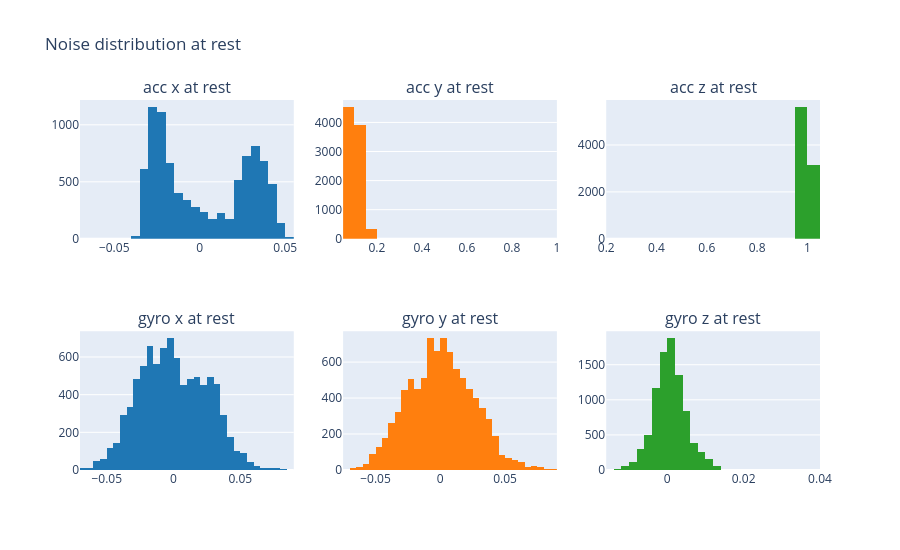

Notebook code cell kept with this figure:
### Code cell
# Distribution of the values at rest, per axis.
# Narrow bell shape = pure sensor noise, wide or multiple humps = real motion (breathing, heartbeat, hand).
titles = [f"acc {axis} at rest" for axis in "xyz"] + [f"gyro {axis} at rest" for axis in "xyz"]
fig = make_subplots(rows=2, cols=3, subplot_titles=titles)
for i, axis in enumerate("xyz"):
    fig.add_trace(go.Histogram(x=acc_still[:, i], nbinsx=40, marker_color=COLORS[axis]), row=1, col=i + 1)
    fig.add_trace(go.Histogram(x=gyr_still[:, i], nbinsx=40, marker_color=COLORS[axis]), row=2, col=i + 1)
fig.update_layout(height=550, showlegend=False, title="Noise distribution at rest")
fig.show()

### Figure 1 — Plotly figure (JSON) as saved in the notebook; plotly's stock layout.template omitted (floating-point values rounded to 4 significant figures; data arrays with more than 128 entries replaced by an {"elided": "..."} marker saying what was removed)
{"data": [{"marker": {"color": "#1f77b4"}, "nbinsx": 40, "type": "histogram", "x": {"elided": "8788 float values"}, "xaxis": "x", "yaxis": "y"}, {"marker": {"color": "#1f77b4"}, "nbinsx": 40, "type": "histogram", "x": {"elided": "8788 float values"}, "xaxis": "x4", "yaxis": "y4"}, {"marker": {"color": "#ff7f0e"}, "nbinsx": 40, "type": "histogram", "x": {"elided": "8788 float values"}, "xaxis": "x2", "yaxis": "y2"}, {"marker": {"color": "#ff7f0e"}, "nbinsx": 40, "type": "histogram", "x": {"elided": "8788 float values"}, "xaxis": "x5", "yaxis": "y5"}, {"marker": {"color": "#2ca02c"}, "nbinsx": 40, "type": "histogram", "x": {"elided": "8788 float values"}, "xaxis": "x3", "yaxis": "y3"}, {"marker": {"color": "#2ca02c"}, "nbinsx": 40, "type": "histogram", "x": {"elided": "8788 float values"}, "xaxis": "x6", "yaxis": "y6"}], "layout": {"annotations": [{"font": {"size": 16}, "showarrow": false, "text": "acc x at rest", "x": 0.1444, "xanchor": "center", "xref": "paper", "y": 1, "yanchor": "bottom", "yref": "paper"}, {"font": {"size": 16}, "showarrow": false, "text": "acc y at rest", "x": 0.5, "xanchor": "center", "xref": "paper", "y": 1, "yanchor": "bottom", "yref": "paper"}, {"font": {"size": 16}, "showarrow": false, "text": "acc z at rest", "x": 0.8556, "xanchor": "center", "xref": "paper", "y": 1, "yanchor": "bottom", "yref": "paper"}, {"font": {"size": 16}, "showarrow": false, "text": "gyro x at rest", "x": 0.1444, "xanchor": "center", "xref": "paper", "y": 0.375, "yanchor": "bottom", "yref": "paper"}, {"font": {"size": 16}, "showarrow": false, "text": "gyro y at rest", "x": 0.5, "xanchor": "center", "xref": "paper", "y": 0.375, "yanchor": "bottom", "yref": "paper"}, {"font": {"size": 16}, "showarrow": false, "text": "gyro z at rest", "x": 0.8556, "xanchor": "center", "xref": "paper", "y": 0.375, "yanchor": "bottom", "yref": "paper"}], "height": 550, "showlegend": false, "title": {"text": "Noise distribution at rest"}, "xaxis": {"anchor": "y", "domain": [0, 0.2889]}, "xaxis2": {"anchor": "y2", "domain": [0.3556, 0.6444]}, "xaxis3": {"anchor": "y3", "domain": [0.7111, 1]}, "xaxis4": {"anchor": "y4", "domain": [0, 0.2889]}, "xaxis5": {"anchor": "y5", "domain": [0.3556, 0.6444]}, "xaxis6": {"anchor": "y6", "domain": [0.7111, 1]}, "yaxis": {"anchor": "x", "domain": [0.625, 1]}, "yaxis2": {"anchor": "x2", "domain": [0.625, 1]}, "yaxis3": {"anchor": "x3", "domain": [0.625, 1]}, "yaxis4": {"anchor": "x4", "domain": [0, 0.375]}, "yaxis5": {"anchor": "x5", "domain": [0, 0.375]}, "yaxis6": {"anchor": "x6", "domain": [0, 0.375]}}}
